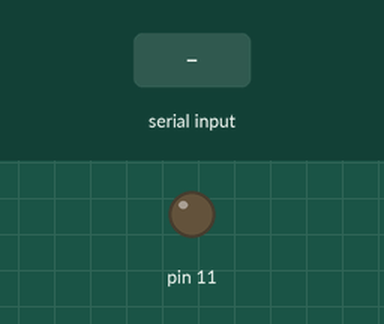
A sketch run on a simulated Arduino Uno, built with avr-gcc and run on an emulated ATmega328P. Parts: output pins drawn as LEDs (lit = HIGH). The test bench sets the inputs (shaded band).

Above: at 1.2 s.
1.3 s: "90,45\n" received over Serial
At 1.8 s:
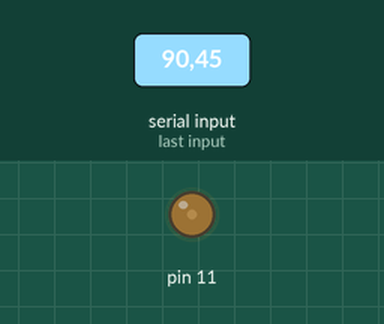
3.8 s: "30,150\n" received over Serial
At 4.6 s:
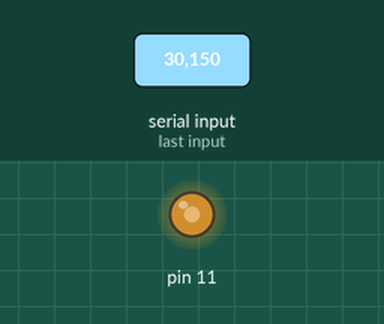
6.3 s: "200\n" received over Serial
At 6.7 s:
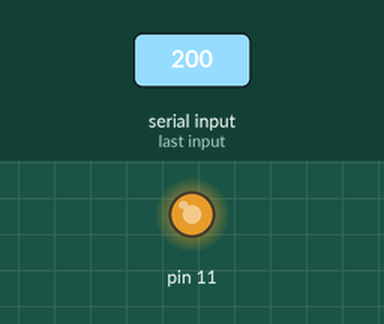
Timing chart, 0 to 9.3 s (numbered marks = the images above; inputs shaded):
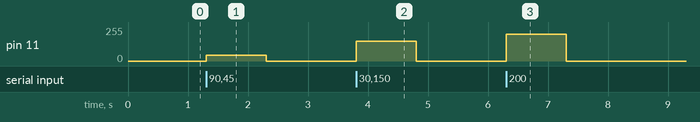

The sketch:

SerialComunication.ino
```cpp
#include <SoftwareSerial.h>

void setup() {
  // put your setup code here, to run once:
  Serial.begin(9600);
//pin harus mempunyai tanda ~
  pinMode(11, OUTPUT);
}

void loop() {
  // put your main code here, to run repeatedly:
  int val;
  if(Serial.available()){

//  Untuk mengatur kecerahan lampu LED
    val = Serial.parseInt();
    analogWrite(11, val);

//    char temp = Serial.read();
//    String temp = Serial.readStringUntil('\n');
//    if(temp == "on"){
//
//        digitalWrite(13, HIGH);
//        Serial.println("Lampu Sudah Nyala");
//
//    } else if(temp == "off"){
//
//        digitalWrite(13, LOW);
//        Serial.println("Lampu Sudah Mati");
//    }
  }
}
```

Measured:
- after the input at 1.3 s, pin 11: 0/255 → 45/255 at once, → 0/255 1.0 s later
- after the input at 3.8 s, pin 11: 0/255 → 150/255 at once, → 0/255 1.0 s later
- after the input at 6.3 s, pin 11: 0/255 → 200/255 at once, → 0/255 1.0 s later
